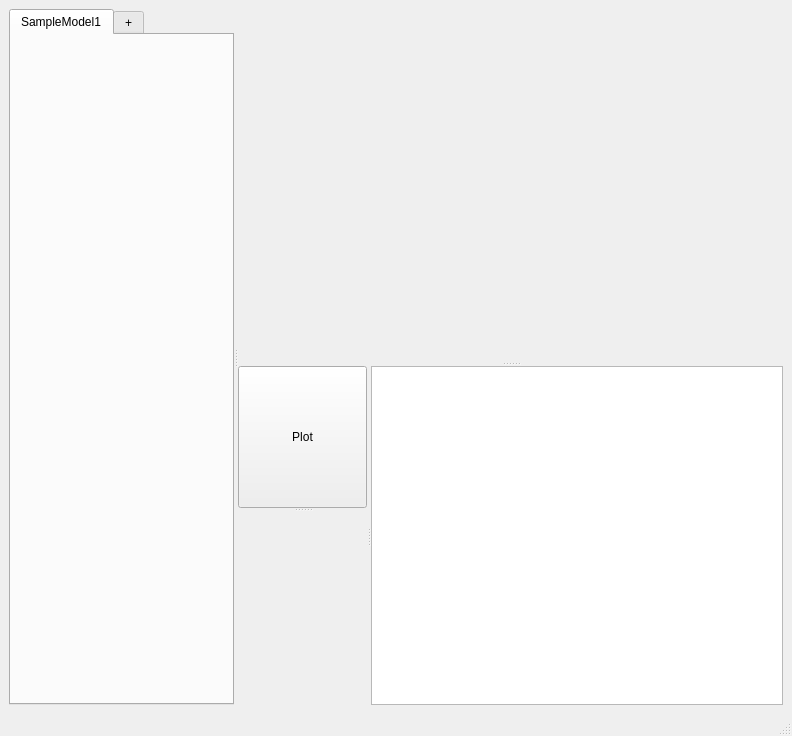
<?xml version="1.0" encoding="UTF-8"?>
<ui version="4.0">
 <class>MainWindow</class>
 <widget class="QMainWindow" name="MainWindow">
  <property name="geometry">
   <rect>
    <x>0</x>
    <y>0</y>
    <width>792</width>
    <height>736</height>
   </rect>
  </property>
  <property name="windowTitle">
   <string>MainWindow</string>
  </property>
  <widget class="QWidget" name="centralwidget">
   <layout class="QGridLayout" name="gridLayout">
    <item row="0" column="0">
     <widget class="QSplitter" name="splitter_4">
      <property name="orientation">
       <enum>Qt::Horizontal</enum>
      </property>
      <widget class="QTabWidget" name="tabWidget">
       <property name="currentIndex">
        <number>0</number>
       </property>
       <widget class="layerselector" name="layerselector_widget">
        <attribute name="title">
         <string>SampleModel1</string>
        </attribute>
       </widget>
       <widget class="QWidget" name="tab_2">
        <attribute name="title">
         <string>+</string>
        </attribute>
       </widget>
      </widget>
      <widget class="QSplitter" name="splitter_3">
       <property name="orientation">
        <enum>Qt::Vertical</enum>
       </property>
       <widget class="layerplot" name="plot_widget" native="true">
        <property name="minimumSize">
         <size>
          <width>0</width>
          <height>200</height>
         </size>
        </property>
       </widget>
       <widget class="QSplitter" name="splitter_2">
        <property name="orientation">
         <enum>Qt::Horizontal</enum>
        </property>
        <widget class="QSplitter" name="splitter">
         <property name="orientation">
          <enum>Qt::Vertical</enum>
         </property>
         <widget class="QPushButton" name="plot_pushButton">
          <property name="text">
           <string>Plot</string>
          </property>
         </widget>
         <widget class="LayerPropertiesWidget" name="layer_properties_widget" native="true">
          <property name="minimumSize">
           <size>
            <width>100</width>
            <height>0</height>
           </size>
          </property>
         </widget>
        </widget>
        <widget class="QTextEdit" name="fit_parameters_textEdit">
         <property name="readOnly">
          <bool>true</bool>
         </property>
        </widget>
       </widget>
      </widget>
     </widget>
    </item>
   </layout>
  </widget>
  <widget class="QMenuBar" name="menubar">
   <property name="geometry">
    <rect>
     <x>0</x>
     <y>0</y>
     <width>792</width>
     <height>22</height>
    </rect>
   </property>
  </widget>
  <widget class="QStatusBar" name="statusbar"/>
 </widget>
 <customwidgets>
  <customwidget>
   <class>layerselector</class>
   <extends>QWidget</extends>
   <header location="global">layerselector.h</header>
   <container>1</container>
  </customwidget>
  <customwidget>
   <class>LayerPropertiesWidget</class>
   <extends>QWidget</extends>
   <header location="global">LayerPropertiesWidget.h</header>
   <container>1</container>
  </customwidget>
  <customwidget>
   <class>layerplot</class>
   <extends>QWidget</extends>
   <header location="global">layerplot.h</header>
   <container>1</container>
  </customwidget>
 </customwidgets>
 <resources/>
 <connections/>
</ui>
